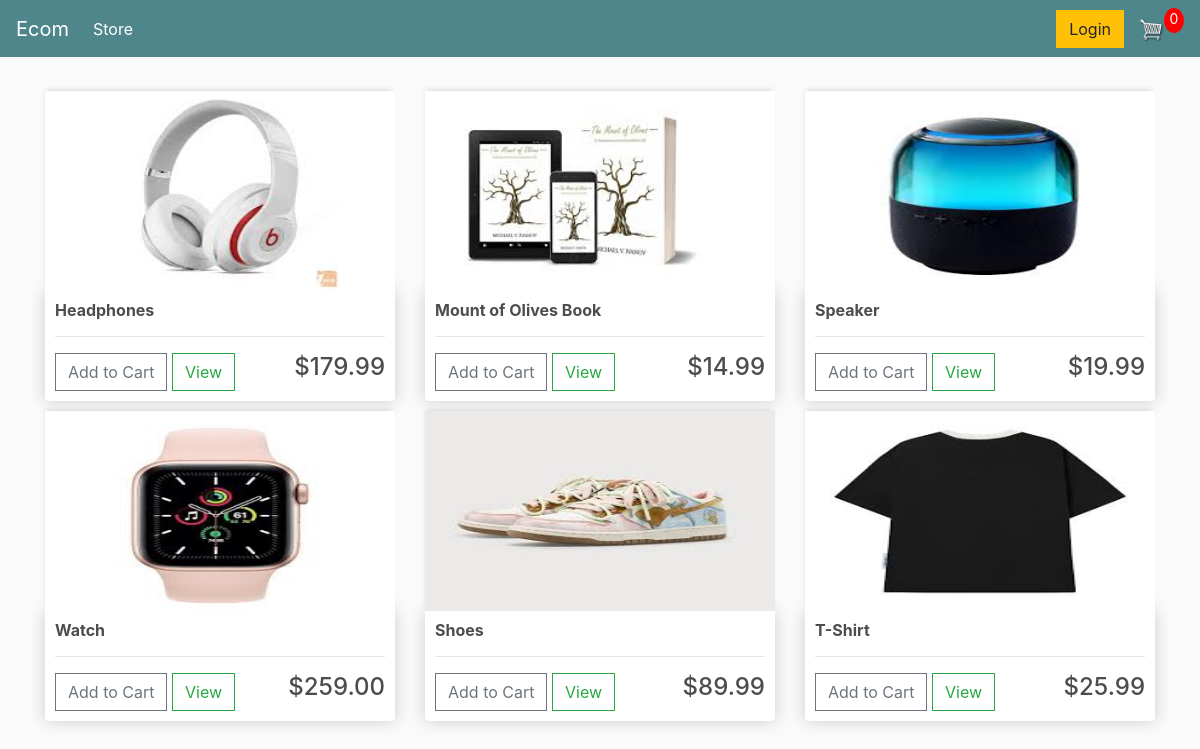
The page / on the database its author committed.
### store/models.py (models this page shows, shortened)
class Product(models.Model):
	name = models.CharField(max_length=200)
	price = models.FloatField()
	digital = models.BooleanField(default=False,null=True, blank=True)
	image = models.ImageField(null=True, blank=True)
	@property
	def imageURL(self):
		try:
			url = self.image.url
		except:
			url = ''
		return url

### store/views.py (the view)
# urls.py: path('', include('store.urls')),
def store(request):
	data = cartData(request)
	cartItems = data['cartItems']
	order = data['order']
	items = data['items']
	products = Product.objects.all()
	context = {'products':products, 'cartItems':cartItems}
	return render(request, 'store/store.html', context)

### store/utils.py (called while the page is built, shortened)
def cookieCart(request):
	try:
		cart = json.loads(request.COOKIES['cart'])
	except:
		cart = {}
		print('CART:', cart)
	items = []
	order = {'get_cart_total':0, 'get_cart_items':0, 'shipping':False}
	cartItems = order['get_cart_items']
	return {'cartItems':cartItems ,'order':order, 'items':items}

def cartData(request):
	if request.user.is_authenticated:
		customer = request.user.customer
		order, created = Order.objects.get_or_create(customer=customer, complete=False)
		items = order.orderitem_set.all()
		cartItems = order.get_cart_items
	else:
		cookieData = cookieCart(request)
		cartItems = cookieData['cartItems']
		order = cookieData['order']
		items = cookieData['items']
	return {'cartItems':cartItems ,'order':order, 'items':items}

### store/templates/store/store.html
{% extends 'store/main.html' %}
{% load static %}
{% block content %}
	<div class="row">
		{% for product in products %}
		<div class="col-lg-4">
			<img class="thumbnail" src="{{product.imageURL}}">
			<div class="box-element product">
				<h6><strong>{{product.name}}</strong></h6>
				<hr>
				<button data-product="{{product.id}}" data-action="add" class="btn btn-outline-secondary add-btn update-cart">Add to Cart</button>
				<a class="btn btn-outline-success" href="#">View</a>
				<h4 style="display: inline-block; float: right">${{product.price|floatformat:2}}</h4>
			</div>
		</div>
		{% endfor %}
	</div>
{% endblock content %}

### store/templates/store/main.html (shortened to what this page needs)
<!DOCTYPE html>
{% load static %}
<html>
<head>
	<link rel="stylesheet" href="https://stackpath.bootstrapcdn.com/bootstrap/4.4.1/css/bootstrap.min.css">
	<link rel="stylesheet" type="text/css" href="{% static 'css/main.css' %}">
</head>
<body>
	<nav class="navbar navbar-expand-lg navbar-dark bg-dark">
	  <a class="navbar-brand" href="{% url 'store' %}">Ecom</a>
	  <div class="collapse navbar-collapse" id="navbarSupportedContent">
	    <ul class="navbar-nav mr-auto">
	      <li class="nav-item active">
	        <a class="nav-link" href="{% url 'store' %}">Store <span class="sr-only">(current)</span></a>
	      </li>
	    </ul>
	    <div class="form-inline my-2 my-lg-0">
	     	<a href="#"class="btn btn-warning">Login</a>
	     	<a href="{% url 'cart' %}">
	    		<img  id="cart-icon" src="{% static 'images/cart.png' %}">
	    	</a>
	    	<p id="cart-total">{{cartItems}}</p>
	    </div>
	  </div>
	</nav>
     <div class="container">
            <br>
            {% block content %}
            {% endblock content %}
         </div>
</body>
</html>

### static/css/main.css (style rules this page uses)
body { background-color: hsl(0, 0%, 98%); }
h1, h2, h3, h4, h5, h6 { color: hsl(0, 0%, 30%); }
.box-element { box-shadow: hsl(0, 0%, 80%) 0 0 16px; background-color: #fff; border-radius: 4px; padding: 10px; }
.thumbnail { width: 100%; height: 200px; -webkit-box-shadow: -1px -3px 5px -2px rgba(214, 214, 214, 1); -moz-box-shadow: -1px -3px 5px -2px rgba(214, 214, 214, 1); box-shadow: -1px -3px 5px -2px rgba(214, 214, 214, 1); }
.product { border-radius: 0 0 4px 4px; }
.bg-dark { background-color: #4f868c !important; }
#cart-icon { width: 25px; display: inline-block; margin-left: 15px; }
#cart-total { display: block; text-align: center; color: #fff; background-color: red; width: 20px; height: 25px; border-radius: 50%; font-size: 14px; }
.col-lg-4, .col-lg-6, .col-lg-8, .col-lg-12 { margin-top: 10px; }
.btn { border-radius: 0; }

### rows shown on the page
Product: imageURL (picture), name "Headphones", price "179.99"
Product: imageURL (picture), name "Mount of Olives Book", price "14.99"
Product: imageURL (picture), name "Speaker", price "19.99"
Product: imageURL (picture), name "Watch", price "259.00"
Product: imageURL (picture), name "Shoes", price "89.99"
Product: imageURL (picture), name "T-Shirt", price "25.99"

### other values the page prints
{{ cartItems }} "0"
